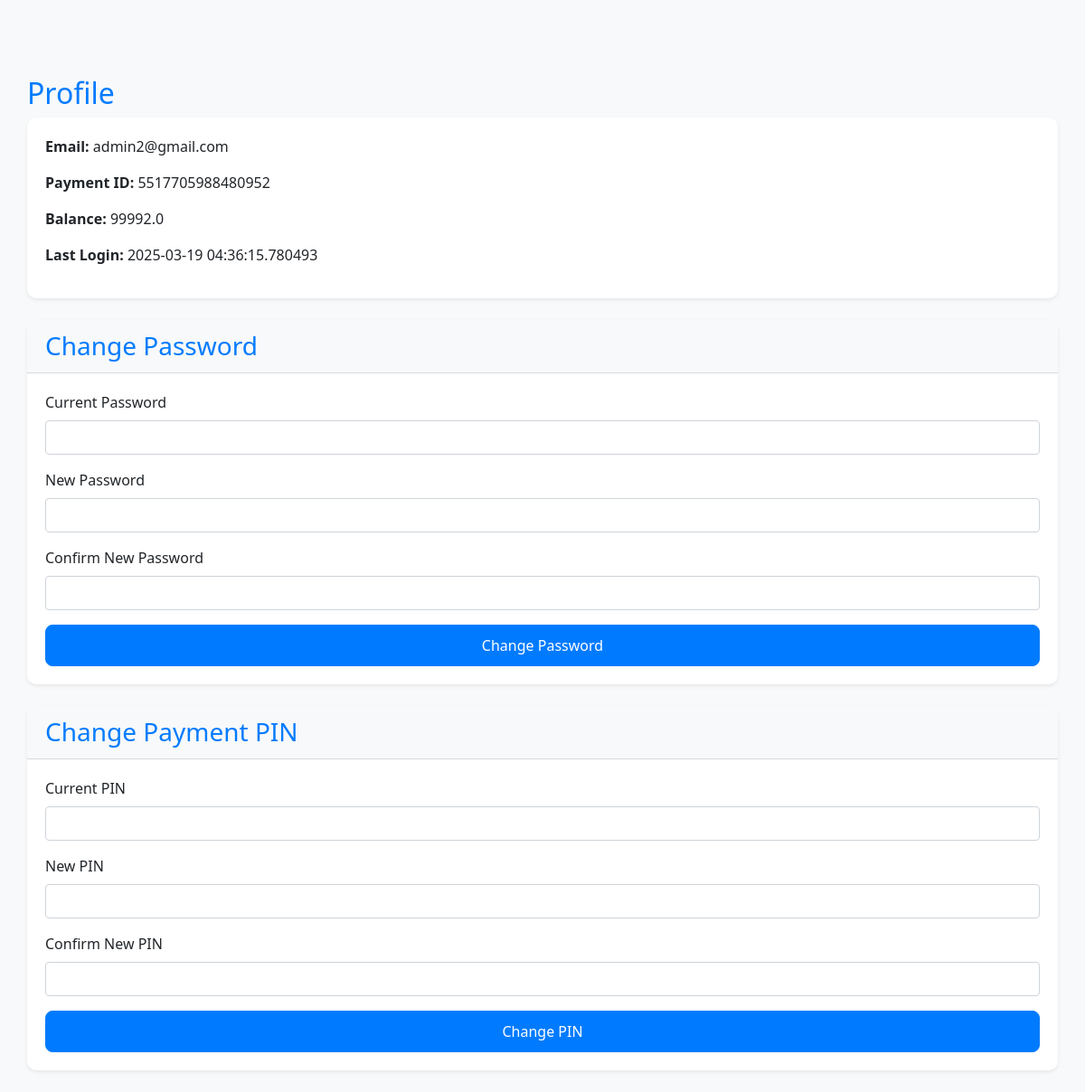
The page /profile (signed in) on the database its author committed.
### app.py (models this page shows, shortened)
class User(db.Model):
    id = db.Column(db.Integer, primary_key=True)
    email = db.Column(db.String(120), unique=True, nullable=False)
    password_hash = db.Column(db.String(128), nullable=False)
    payment_pin_hash = db.Column(db.String(128), nullable=False)
    payment_id = db.Column(db.String(16), unique=True, nullable=False)
    balance = db.Column(db.Float, default=100000.0)
    is_verified = db.Column(db.Boolean, default=False)
    verification_token = db.Column(db.String(64), nullable=True)
    created_at = db.Column(db.DateTime, default=datetime.utcnow)
    last_login = db.Column(db.DateTime, nullable=True)

### app.py (the view, shortened to what this page needs)
@app.route('/profile', methods=['GET', 'POST'])
@login_required
def profile():
    user_id = session.get('user_id')
    user = User.query.get(user_id)
    return render_template('profile.html', user=user)

### app.py (called while the page is built)
def login_required(f):
    @wraps(f)
    def decorated(*args, **kwargs):
        if 'user_id' not in session:
            flash('Please log in to access this page.', 'error')
            return redirect(url_for('login'))
        return f(*args, **kwargs)
    return decorated

### templates/profile.html (shortened to what this page needs)
{% extends 'base.html' %}
{% block content %}
    <div class="container mt-4">
        <h2 class="text-primary">Profile</h2>
        <div class="card mb-4 shadow-sm">
            <div class="card-body">
                <p><strong>Email:</strong> {{ user.email }}</p>
                <p><strong>Payment ID:</strong> {{ user.payment_id }}</p>
                <p><strong>Balance:</strong> {{ user.balance }}</p>
                <p><strong>Last Login:</strong> {{ user.last_login }}</p>
            </div>
        </div>
        <div class="card mb-4 shadow-sm">
            <div class="card-header bg-light">
                <h3 class="card-title text-primary mb-0">Change Password</h3>
            </div>
            <div class="card-body">
                <form method="POST" action="{{ url_for('profile') }}">
                    <div class="form-group mb-3">
                        <label for="current_password">Current Password</label>
                        <input type="password" class="form-control" id="current_password" name="current_password" required>
                    </div>
                    <div class="form-group mb-3">
                        <label for="new_password">New Password</label>
                        <input type="password" class="form-control" id="new_password" name="new_password" required>
                    </div>
                    <div class="form-group mb-3">
                        <label for="confirm_password">Confirm New Password</label>
                        <input type="password" class="form-control" id="confirm_password" name="confirm_password" required>
                    </div>
                    <button type="submit" class="btn btn-primary w-100">Change Password</button>
                </form>
            </div>
        </div>
        <div class="card mb-4 shadow-sm">
            <div class="card-header bg-light">
                <h3 class="card-title text-primary mb-0">Change Payment PIN</h3>
            </div>
            <div class="card-body">
                <form method="POST" action="{{ url_for('profile') }}">
                    <div class="form-group mb-3">
                        <label for="current_pin">Current PIN</label>
                        <input type="text" class="form-control" id="current_pin" name="current_pin" required>
                    </div>
                    <div class="form-group mb-3">
                        <label for="new_pin">New PIN</label>
                        <input type="text" class="form-control" id="new_pin" name="new_pin" required>
                    </div>
                    <div class="form-group mb-3">
                        <label for="confirm_pin">Confirm New PIN</label>
                        <input type="text" class="form-control" id="confirm_pin" name="confirm_pin" required>
                    </div>
                    <button type="submit" class="btn btn-primary w-100">Change PIN</button>
                </form>
            </div>
        </div>
    </div>
{% endblock %}

### templates/base.html (style rules this page uses)
body { padding-top: 60px; font-family: 'Segoe UI', Tahoma, Geneva, Verdana, sans-serif; background-color: #f8f9fa; }
.container { max-width: 100%; }
.card { border: none; border-radius: 10px; box-shadow: 0 2px 4px rgba(0,0,0,0.1); margin-bottom: 20px; }
.btn { border-radius: 8px; padding: 10px 20px; font-weight: 500; }

### rows shown on the page
User: email "admin2@gmail.com", payment_id "5517705988480952", balance "99992.0", last_login "2025-03-19 04:36:15.780493"
